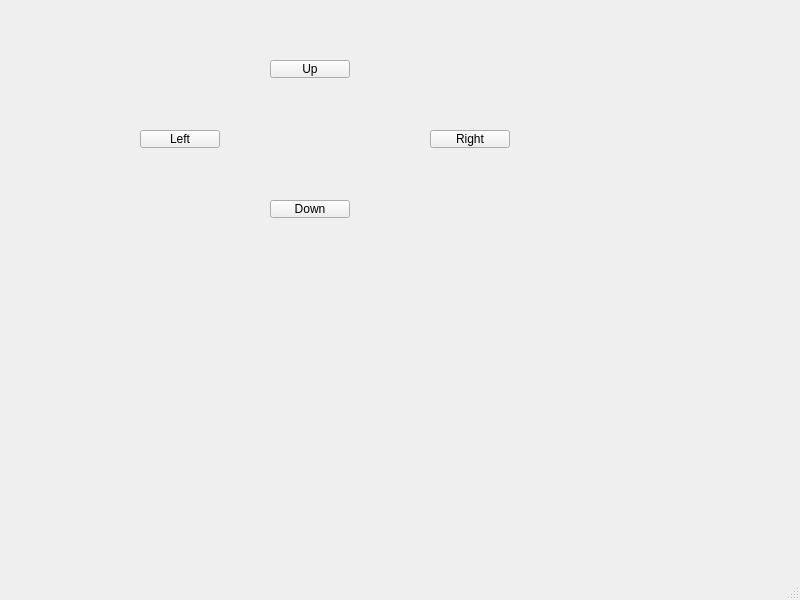
<?xml version="1.0" encoding="UTF-8"?>
<ui version="4.0">
 <class>MainWindow</class>
 <widget class="QMainWindow" name="MainWindow">
  <property name="geometry">
   <rect>
    <x>0</x>
    <y>0</y>
    <width>800</width>
    <height>600</height>
   </rect>
  </property>
  <property name="windowTitle">
   <string>MainWindow</string>
  </property>
  <widget class="QWidget" name="centralwidget">
   <widget class="QPushButton" name="ButUp">
    <property name="geometry">
     <rect>
      <x>270</x>
      <y>60</y>
      <width>80</width>
      <height>18</height>
     </rect>
    </property>
    <property name="text">
     <string>Up</string>
    </property>
   </widget>
   <widget class="QPushButton" name="ButDown">
    <property name="geometry">
     <rect>
      <x>270</x>
      <y>200</y>
      <width>80</width>
      <height>18</height>
     </rect>
    </property>
    <property name="text">
     <string>Down</string>
    </property>
   </widget>
   <widget class="QPushButton" name="ButRight">
    <property name="geometry">
     <rect>
      <x>430</x>
      <y>130</y>
      <width>80</width>
      <height>18</height>
     </rect>
    </property>
    <property name="text">
     <string>Right</string>
    </property>
   </widget>
   <widget class="QPushButton" name="ButLeft">
    <property name="geometry">
     <rect>
      <x>140</x>
      <y>130</y>
      <width>80</width>
      <height>18</height>
     </rect>
    </property>
    <property name="text">
     <string>Left</string>
    </property>
   </widget>
  </widget>
  <widget class="QMenuBar" name="menubar">
   <property name="geometry">
    <rect>
     <x>0</x>
     <y>0</y>
     <width>800</width>
     <height>17</height>
    </rect>
   </property>
  </widget>
  <widget class="QStatusBar" name="statusbar"/>
 </widget>
 <resources/>
 <connections/>
</ui>
